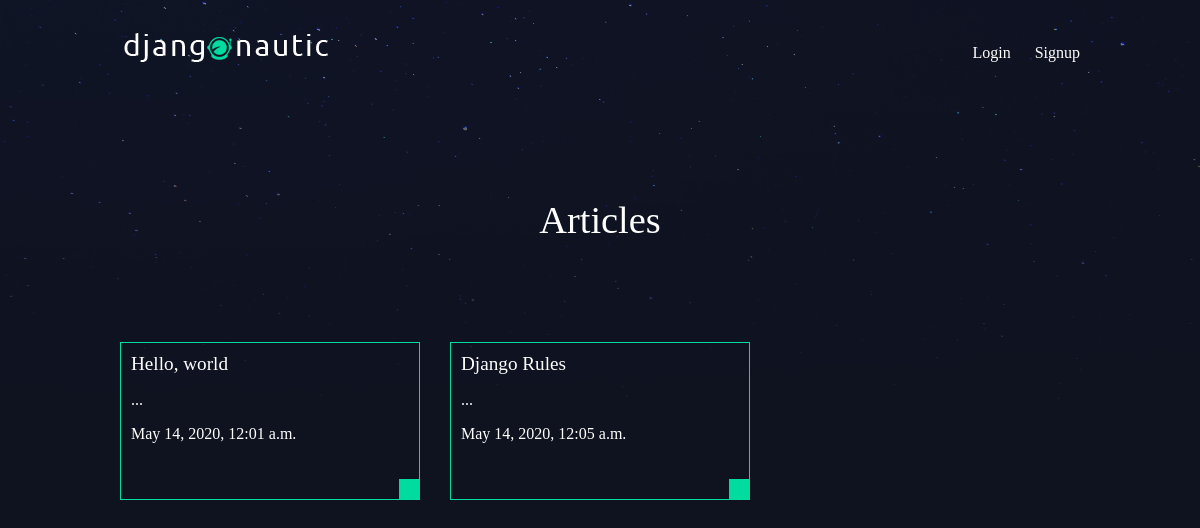
/articles/, run on an earlier commit of the app's database.
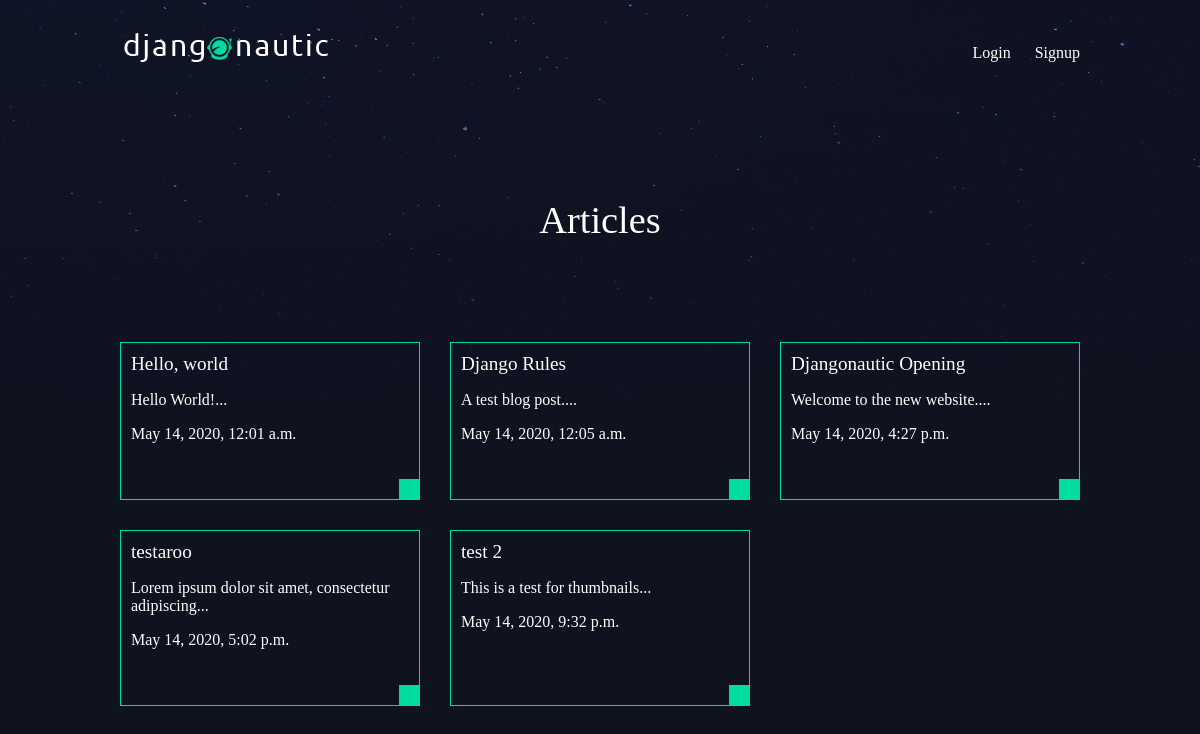
And on a later commit of the database.
### articles/models.py (models this page shows, shortened)
class Article(models.Model):
  title = models.CharField(max_length=100)
  slug = models.SlugField()
  body = models.TextField()
  date = models.DateTimeField(auto_now_add=True)
  thumb = models.ImageField(default="default.png", blank=True)
  author = models.ForeignKey(User, on_delete=models.CASCADE, default=None)
  def snippet(self):
    return self.body[:50] + "..."

### articles/views.py (the view)
# urls.py: path('', views.article_list, name="list"),
def article_list(request):
  articles = Article.objects.all().order_by("date")
  return render(request, "articles/article_list.html", {"articles": articles})

### articles/templates/articles/article_list.html
{% extends 'base_layout.html' %}
{% block content %}
  <h1>Articles</h1>
  <div class="articles">
    {% for article in articles %}
      <div class="article">
        <h2><a href="{% url 'articles:detail' slug=article.slug %}"> {{article.title}} </a></h2>
        <p>{{article.snippet}}</p>
        <p>{{article.date}}</p>
        <p class="author">{{article.author.username}}</p>
      </div>
    {% endfor %}
  </div>
{% endblock %}

### templates/base_layout.html (shortened to what this page needs)
{% load static %}
<!DOCTYPE html>
  <head>
    <link rel="stylesheet" href="{% static 'styles.css' %}">
  </head>
  <body>
    <header class="wrapper">
      <h1><a href="{% url 'home'%}"><img src="{% static 'logo.png' %}" alt="djangonautic"></a></h1>
      <nav>
        <ul>
          {% if user.is_authenticated %}
            <li>
              <form class="logout-link" action="{% url 'accounts:logout' %}" method="post">
                {% csrf_token %}
                <button type="submit">Logout</button>
              </form>
            </li>
            <li>
              <a href="{% url 'articles:create' %}" class="highlight">New Article</a>
            </li>
          {% else %}
            <li><a href="{% url 'accounts:login' %}">Login</a></li>
            <li><a href="{% url 'accounts:signup' %}">Signup</a></li>
          {% endif%}
        </ul>
      </nav>
    </header>
    <div class="wrapper">
      {% block content %}
      {% endblock %}
    </div>
  </body>
</html>

### assets/styles.css (style rules this page uses)
body { background-color: #0f121f; background-image: url(/static/stars.png); background-repeat: no-repeat; color: #fff; }
body * { font-family: Ubuntu; }
h1, h2, h3, h4, h5 { font-weight: normal; margin: 0; }
a, a:hover, a:visited { color: #fff; text-decoration: none; }
.wrapper { max-width: 960px; margin: 0 auto; }
div.wrapper > h1 { text-align: center; margin: 100px auto; font-size: 2.4em }
header { display: grid; grid-template-columns: 1fr 1fr; padding: 20px 0; }
nav { justify-self: end; }
nav li { display: inline-block; list-style-type: none; margin-left: 20px; }
.articles { display: grid; grid-template-columns: 1fr 1fr 1fr; grid-gap: 30px; }
.article { padding: 10px; border: 1px solid #00dba0; position: relative; padding-bottom: 40px; }
.article h2 { font-size: 1.2em; }
.article .author { padding: 10px; background: #00dba0; position: absolute; right: 0; bottom: 0; margin: 0; color: #0f121f; }

What changed in the data, as far as the page shows it:
changed Article "Hello, world": snippet "..." → "Hello World!..."
changed Article "Django Rules": snippet "..." → "A test blog post...."
added Article: title "Djangonautic Opening", snippet "Welcome to the new website....", date "May 14, 2020, 4:27 p.m."
added Article: title "testaroo", snippet "Lorem ipsum dolor sit amet, consectetur adipiscing...", date "May 14, 2020, 5:02 p.m."
added Article: title "test 2", snippet "This is a test for thumbnails...", date "May 14, 2020, 9:32 p.m."
